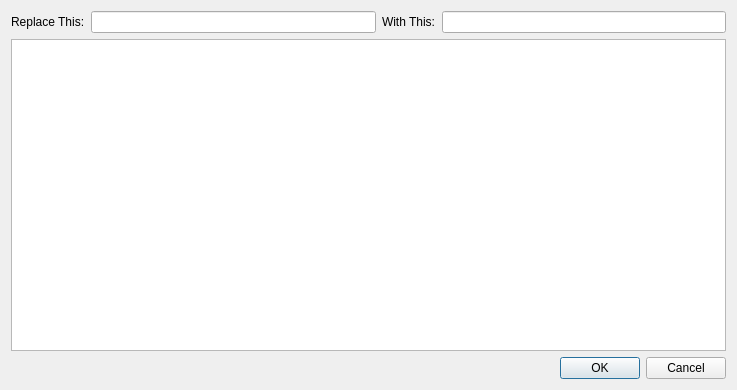
<?xml version="1.0" encoding="UTF-8"?>
<ui version="4.0">
 <class>Dialog</class>
 <widget class="QDialog" name="Dialog">
  <property name="geometry">
   <rect>
    <x>0</x>
    <y>0</y>
    <width>737</width>
    <height>390</height>
   </rect>
  </property>
  <property name="windowTitle">
   <string>Lets substitute folder paths</string>
  </property>
  <layout class="QVBoxLayout" name="verticalLayout_2">
   <item>
    <layout class="QVBoxLayout" name="verticalLayout">
     <item>
      <layout class="QHBoxLayout" name="replaceLayout" stretch="0,0,0,0">
       <item>
        <widget class="QLabel" name="lblReplaceThis">
         <property name="text">
          <string>Replace This:</string>
         </property>
        </widget>
       </item>
       <item>
        <widget class="QLineEdit" name="leReplaceThis"/>
       </item>
       <item>
        <widget class="QLabel" name="lblWithThis">
         <property name="text">
          <string>With This:</string>
         </property>
        </widget>
       </item>
       <item>
        <widget class="QLineEdit" name="leWithThis"/>
       </item>
      </layout>
     </item>
     <item>
      <widget class="QTableWidget" name="tableWidget">
       <property name="columnCount">
        <number>0</number>
       </property>
      </widget>
     </item>
     <item>
      <layout class="QHBoxLayout" name="horizontalLayout">
       <item>
        <spacer name="horizontalSpacer">
         <property name="orientation">
          <enum>Qt::Horizontal</enum>
         </property>
         <property name="sizeHint" stdset="0">
          <size>
           <width>40</width>
           <height>20</height>
          </size>
         </property>
        </spacer>
       </item>
       <item>
        <widget class="QPushButton" name="pushButton_ok">
         <property name="text">
          <string>OK</string>
         </property>
        </widget>
       </item>
       <item>
        <widget class="QPushButton" name="pushButton_cancel">
         <property name="text">
          <string>Cancel</string>
         </property>
        </widget>
       </item>
      </layout>
     </item>
    </layout>
   </item>
  </layout>
 </widget>
 <resources/>
 <connections/>
</ui>
